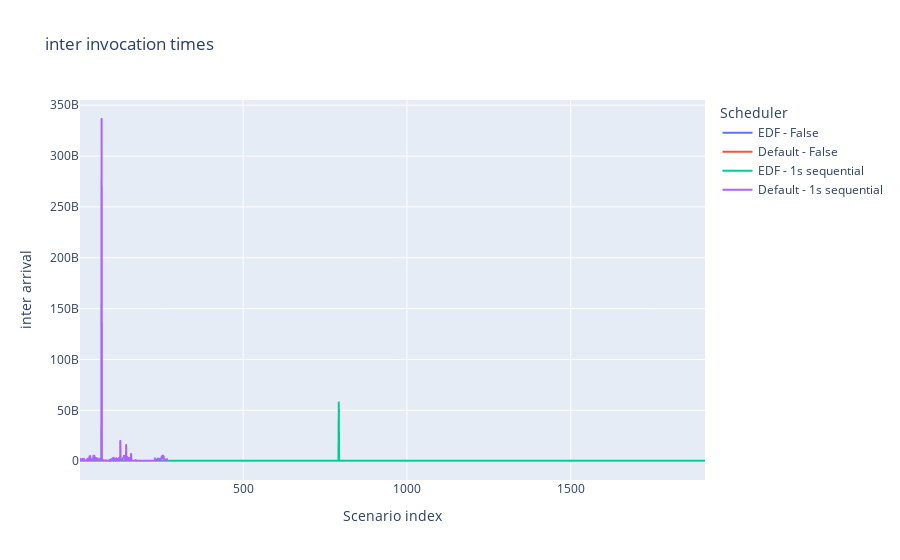

Notebook source saved alongside this figure:
### Code cell
fig = px.line(big_df, x="Scenario index", y="inter arrival", color='Scheduler', title="inter invocation times")
fig.show()

### Figure 1 — Plotly figure (JSON) as saved in the notebook; plotly's stock layout.template omitted (floating-point values rounded to 4 significant figures; data arrays with more than 128 entries replaced by an {"elided": "..."} marker saying what was removed)
{"data": [{"hovertemplate": "Scheduler=EDF - False<br>Scenario index=%{x}<br>inter arrival=%{y}<extra></extra>", "legendgroup": "EDF - False", "line": {"color": "#636efa", "dash": "solid"}, "marker": {"symbol": "circle"}, "mode": "lines", "name": "EDF - False", "showlegend": true, "type": "scattergl", "x": {"elided": "1090 int values"}, "xaxis": "x", "y": {"elided": "1090 int values"}, "yaxis": "y"}, {"hovertemplate": "Scheduler=Default - False<br>Scenario index=%{x}<br>inter arrival=%{y}<extra></extra>", "legendgroup": "Default - False", "line": {"color": "#EF553B", "dash": "solid"}, "marker": {"symbol": "circle"}, "mode": "lines", "name": "Default - False", "showlegend": true, "type": "scattergl", "x": {"elided": "1090 int values"}, "xaxis": "x", "y": {"elided": "1090 int values"}, "yaxis": "y"}, {"hovertemplate": "Scheduler=EDF - 1s sequential<br>Scenario index=%{x}<br>inter arrival=%{y}<extra></extra>", "legendgroup": "EDF - 1s sequential", "line": {"color": "#00cc96", "dash": "solid"}, "marker": {"symbol": "circle"}, "mode": "lines", "name": "EDF - 1s sequential", "showlegend": true, "type": "scattergl", "x": {"elided": "1909 int values"}, "xaxis": "x", "y": {"elided": "1909 int values"}, "yaxis": "y"}, {"hovertemplate": "Scheduler=Default - 1s sequential<br>Scenario index=%{x}<br>inter arrival=%{y}<extra></extra>", "legendgroup": "Default - 1s sequential", "line": {"color": "#ab63fa", "dash": "solid"}, "marker": {"symbol": "circle"}, "mode": "lines", "name": "Default - 1s sequential", "showlegend": true, "type": "scattergl", "x": {"elided": "267 int values"}, "xaxis": "x", "y": {"elided": "267 int values"}, "yaxis": "y"}], "layout": {"legend": {"title": {"text": "Scheduler"}, "tracegroupgap": 0}, "title": {"text": "inter invocation times"}, "xaxis": {"anchor": "y", "domain": [0, 1], "title": {"text": "Scenario index"}}, "yaxis": {"anchor": "x", "domain": [0, 1], "title": {"text": "inter arrival"}}}}
